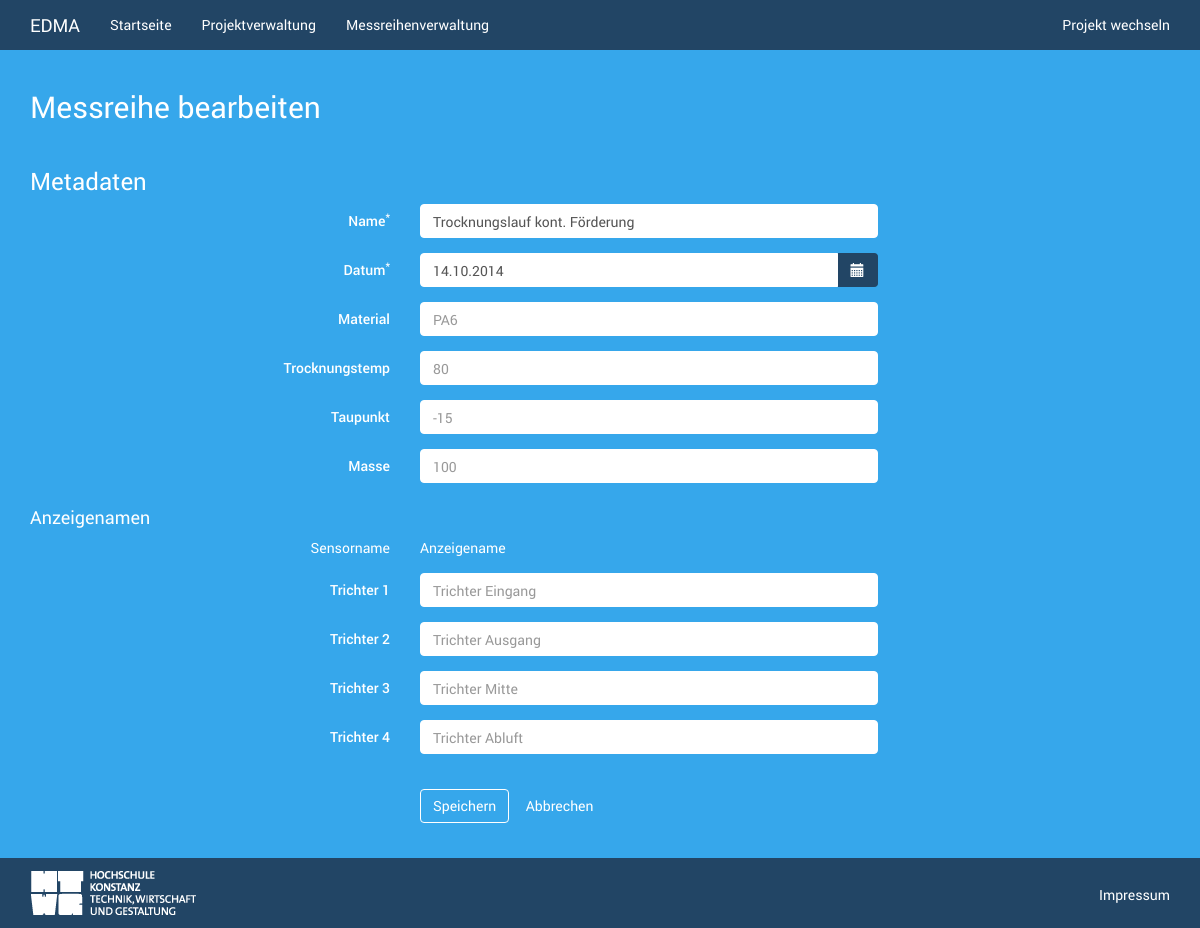
/03_System/messreihen.php?id=1 (signed in), run on the app's committed database.
### tables this page shows
CREATE TABLE `messreihe` (
`id` mediumint(8) unsigned NOT NULL,
  `messreihenname` varchar(80) NOT NULL,
  `datum` date NOT NULL,
  `projekt_id` smallint(5) unsigned NOT NULL
);

CREATE TABLE `messreihe_metainfo` (
  `messreihe_id` mediumint(8) unsigned NOT NULL,
  `metainfo_id` smallint(5) unsigned NOT NULL,
  `metawert` varchar(80) NOT NULL
);

CREATE TABLE `metainfo` (
`id` smallint(5) unsigned NOT NULL,
  `metaname` varchar(80) NOT NULL,
  `datentyp_id` tinyint(3) unsigned NOT NULL
);

CREATE TABLE `messreihe_sensor` (
  `messreihe_id` mediumint(8) unsigned NOT NULL,
  `sensor_id` smallint(5) unsigned NOT NULL,
  `anzeigename` varchar(75) NOT NULL
);

CREATE TABLE `sensor` (
`id` smallint(5) unsigned NOT NULL,
  `sensorname` varchar(100) NOT NULL
);

### 03_System/core/init.php (called while the page is built, shortened)
<?php
function autoload($class, $dir = null) {
    if (is_null($dir))
        $dir = 'classes/';
}
require_once 'functions/sanitize.php';

### 03_System/classes/Config.php (called while the page is built)
<?php
class Config {
    public static function get($path = null) {
        if ($path) {
            $config = $GLOBALS['config'];
            $path = explode('/', $path);
            foreach ($path as $bit) {
                if (isset($config[$bit])) {
                    $config = $config[$bit];
                }
            }
            return $config;
        }
    }
}

### 03_System/classes/DB.php (called while the page is built, shortened)
<?php
require_once 'core/init.php';
class DB {
    private static $_instance = null;
    private $_pdo,
            $_query,
            $_error = false,
            $_results,
            $_count = 0;
    private function __construct() {
        try {
            $this->_pdo = new PDO('mysql:host=' . Config::get('mysql/host') . ';dbname=' . Config::get('mysql/db') . ';charset=UTF8', Config::get('mysql/username'), Config::get('mysql/password'));
        } catch (PDOException $e) {
            die($e->getMessage());
        }
    }
    public static function getInstance() {
        if (!isset(self::$_instance)) {
            self::$_instance = new DB();
        }
        return self::$_instance;
    }
    public function query($sql, $params = array()) {
        $this->_error = false;
        $this->_count = 0;
        $this->_results = array();
        if ($this->_query = $this->_pdo->prepare($sql)) {
            $x = 1;
            if (count($params)) {
                foreach ($params as $param) {
                    $this->_query->bindValue($x, $param);
                    $x++;
                }
            }
            if ($this->_query->execute()) {
                $this->_results = $this->_query->fetchAll(PDO::FETCH_OBJ);
                $this->_count = $this->_query->rowCount();
            } else {
                $this->_error = true;
            }
        } else {
            $this->_error = true;
        }
        return $this;
    }
    private function action($action, $table, $where = array()) {
        if (count($where) === 3) {
            $operators = array('=', '>', '<', '>=', '<=');
            $field = $where[0];
            $operator = $where[1];
            $value = $where[2];
            if (in_array($operator, $operators)) {
                $sql = "{$action} FROM {$table} WHERE {$field} {$operator} ?";
                if (!$this->query($sql, array($value))->error()) {
                    return $this;
                }
            }
        }
        return false;
    }
    public function get($table, $where) {
        return $this->action('SELECT *', $table, $where);
    }
    public function results() {
        return $this->_results;
    }
    public function first() {
        return $this->results()[0];
    }
    public function error() {
        return $this->_error;
    }
    public function count() {
        return $this->_count;
    }
}

### 03_System/classes/Projekt.php (called while the page is built, shortened)
<?php
class Projekt {
    private $_db,
            $_data,
            $_sessionName,
            $_isMaster,
            $_isLoggedIn;
    public function __construct($projekt = null) {
        $this->_db = DB::getInstance();
        $this->_sessionName = Config::get('session/session_name');
        if (!$projekt) {
            if (Session::exists($this->_sessionName)) {
                $projekt = Session::get($this->_sessionName);
                if (Session::exists('master')) {
                    $this->_isMaster = true;
                }
                if ($projekt === 'Neues Projekt' or $this->find($projekt)) {
                    $this->_isLoggedIn = true;
                }
            }
        } else {
            $this->find($projekt);
        }
    }
    private function find($projekt = null) {
        if ($projekt) {
            if ($projekt === 'new') {
                $this->_data->id = 'Neues Projekt';
                return true;
            } else {
                $field = (is_numeric($projekt)) ? 'id' : 'projektname';
                $data = $this->_db->get('projekt', array($field, '=', $projekt));
                if ($data->count()) {
                    $this->_data = $data->first();
                    return true;
                }
            }
        }
    }
    public function isLoggedIn() {
        return $this->_isLoggedIn;
    }
    public function isMaster() {
        return $this->_isMaster;
    }
}

### 03_System/classes/Session.php (called while the page is built, shortened)
<?php
class Session {
    public static function exists($name) {
        return (isset($_SESSION[$name])) ? true : false;
    }
    public static function get($name) {
        return $_SESSION[$name];
    }
}

### 03_System/classes/Input.php (called while the page is built, shortened)
<?php
class Input {
    public static function exists($type = 'post') {
        switch ($type) {
            case 'post':
                return (!empty($_POST)) ? true : false;
            case 'get':
                return (!empty($_GET)) ? true : false;
        }
    }
    public static function get($item) {
        if (isset($_POST[$item])) {
            return $_POST[$item];
        } else if (isset($_GET[$item])) {
            return $_GET[$item];
        }
        return '';
    }
}

### 03_System/functions/sanitize.php (called while the page is built, shortened)
<?php
function escape($string) {
    return htmlentities($string, ENT_QUOTES, 'UTF-8');
}

### 03_System/classes/Utils.php (called while the page is built, shortened)
<?php
class Utils {
    public static function convertDate($date) {
        if (strpos($date, '-')) {
            $date = date("d.m.Y", strtotime($date));
        } else {
            $date = date("Y-m-d", strtotime($date));
        }
        return $date;
    }
}

### 03_System/messreihen.php (the view, shortened to what this page needs)
<?php
require_once 'header.php';
$db = DB::getInstance();
?>
<?php if (Input::exists('get')) : ?>
    <?php $inp = Input::get('id'); ?>
    <?php if ($inp === 'neu') : ?>
        <div class="row">
            <div class="col-sm-12">
                <h2>Messreihe importieren</h2>
            </div>
        </div>
        <form class="form-horizontal" role="form" method="post" enctype="multipart/form-data">
            <div class="form-group">
                <label for="datei" class="col-sm-4 control-label">Datei auswählen</label>
                <div class="col-sm-5">
                    <input class="control-label" name="file" id="files" type="file" data-maxsize="<?php echo Utils::convertBytes(ini_get('post_max_size')); ?>" data-projektid="<?php echo $projekt->data()->id ?>">
                </div>
                <div class="col-sm-5 col-sm-offset-4">
                    <small>Max: <?php echo ini_get('post_max_size'); ?></small>
                </div>
            </div>
            <div class="form-group">
                <div class="col-sm-offset-4 col-sm-5">
                    <button type="button" id="upload" class="btn btn-default">Importieren</button>
                </div>
            </div>
            <div class="upload-progress"></div>
            <div id="response-box"></div>
            <hr>
            <div class="form-group">
                <div class="col-sm-5 col-sm-offset-4">
                    <a href="messreihen.php" type="button" class="btn btn-default">Zurück zur Übersicht</a>
                </div>
            </div>
        </form>
        <script>
            $('#upload').click(function (event) {
                var f = $('#files')[0];
                var responseBox = $('#response-box');
                var button = $('#upload');
                var maxSize = $('#files').data('maxsize');
                var progressBar = $('.upload-progress');
                var projektID = $('#files').data('projektid');
                responseBox.empty();
                event.preventDefault();
                button.blur();
                app.uploader({
                    files: f,
                    function: 'upload',
                    element: {
                        name: 'messreihe'
                    },
                    progress: progressBar,
                    maxsize: maxSize,
                    processor: 'ajaxHandler.php',
                    projektID: projektID,
                    finished: function (data) {
                        var msg = convertArray(data);
                        progressBar.width(0);
                        responseBox.append(msg);
                    },
                    error: function (data) {
                        var errorMsg = convertArray(data);
                        responseBox.append(errorMsg);
                    }
                });
            });
        </script>
    <?php elseif (is_numeric($inp)) : ?>
        <div class="row">
            <div class="col-sm-12">
                <h2>Messreihe bearbeiten</h2>
            </div>
        </div>
        <?php
        $messreihe = $db->get('messreihe', array('id', '=', $inp));
        if (!$messreihe->error()) :
        ?>
            <div class="row">
                <div class="col-sm-12">
                    <h3>Metadaten</h3>
                </div>
            </div>
            <form class="form-horizontal" role="form" action="messreihen.php" method="post" enctype="multipart/form-data">
                <div class="form-group">
                    <label for="name" class="col-sm-4 control-label">Name<sup>*</sup></label>
                    <div class="col-sm-5">
                        <input type="text" class="form-control" name="name" id="name" placeholder="Name" value="<?php echo ($messreiheName = $messreihe->first()->messreihenname) ? escape($messreiheName) : ''; ?>">
                    </div>
                </div>
                <div class="form-group">
                    <label for="datum" class="col-sm-4 control-label">Datum<sup>*</sup></label>
                    <div class="col-sm-5">
                        <div class="input-group date">
                            <input type="text" class="form-control" name="datum" id="datum" placeholder="Datum" value="<?php echo escape($datum = $messreihe->first()->datum) ? escape(Utils::convertDate($datum)) : ''; ?>">
                            <span class="btn btn-primary input-group-addon"><i class="glyphicon glyphicon-calendar" aria-hidden="true"></i></span>
                        </div>
                    </div>
                </div>
                <?php
                $sql = "SELECT metainfo.metaname, metainfo.id, messreihe_metainfo.metawert FROM metainfo INNER JOIN messreihe_metainfo ON metainfo.id = messreihe_metainfo.metainfo_id WHERE messreihe_metainfo.messreihe_id = ?";
                $db->query($sql, array($messreihe->first()->id));
                $metadaten = $db->results();
                ?>
                <?php if (!empty($metadaten)) : ?>
                    <?php foreach ($metadaten as $metaeintrag) : ?>
                    <div class="form-group">
                        <label for="metaeintrag[<?php echo escape($metaeintrag->id); ?>]" class="col-sm-4 control-label"><?php echo escape($metaeintrag->metaname); ?></label>
                        <div class="col-sm-5">
                            <input type="text" class="form-control" name="metaeintrag[<?php echo escape($metaeintrag->id); ?>]" id="metaeintrag[<?php echo escape($metaeintrag->id); ?>]" placeholder="<?php echo escape($metaeintrag->metawert) ?>" >
                        </div>
                    </div>
                    <?php endforeach; ?>
                <?php endif ?>
                <div class="row">
                    <div class="col-sm-12">
                        <h4>Anzeigenamen</h4>
                    </div>
                </div>
                <div class="form-group">
                    <div class="col-sm-4 text-right">
                        Sensorname
                    </div>
                    <div class="col-sm-5">
                        Anzeigename
                    </div>
                </div>
                <?php
                $db->query('SELECT sensor.sensorname, sensor.id, messreihe_sensor.anzeigename FROM messreihe_sensor INNER JOIN sensor on messreihe_sensor.sensor_id = sensor.id WHERE messreihe_sensor.messreihe_id = ?', array($projekt->data()->id));
                $sensoren = $db->results();
                ?>
                <?php foreach ($sensoren as $sensor) : ?>
                <div class="form-group">
                    <label for="sensoren[<?php echo $sensor->id; ?>]" class="col-sm-4 control-label"><?php echo escape($sensor->sensorname); ?></label>
                    <div class="col-sm-5">
                        <input type="text" class="form-control" name="sensoren[<?php echo $sensor->id; ?>]" id="sensoren[<?php echo $sensor->id; ?>]" placeholder="<?php echo $sensor->anzeigename; ?>" >
                    </div>
                </div>
                <?php endforeach; ?>
                <br>
                <div class="form-group">
                    <div class="col-sm-offset-4 col-sm-5">
                        <button type="submit" class="btn btn-default">Speichern</button>
                        <a href="messreihen.php" class="btn btn-link">Abbrechen</a>
                    </div>
                </div>
            </form>
        <?php endif; ?>
    <?php endif; ?>
<?php endif; ?>
<?php
require_once 'footer.php';

### 03_System/header.php (shortened to what this page needs)
<?php
require_once 'core/init.php';
$projekt = new Projekt();
?>
<!DOCTYPE html>
<html lang="de">
    <head>
        <link href="css/bootstrap.min.css" rel="stylesheet">
        <link href="css/vendor/datepicker.css" rel="stylesheet">
        <link href="css/bootstrap-theme.css" rel="stylesheet">
        <link href="css/julicss.css" rel="stylesheet">
    </head>
    <body>
        <nav class="navbar navbar-default navbar-static-top" role="navigation">
            <div class="container">
                <div class="navbar-header">
                    <a class="navbar-brand" href="index.php">EDMA</a>
                </div>
                <div id="navbar" class="navbar-collapse collapse">
                    <?php if ($projekt->isLoggedIn()) : ?>
                        <ul class="nav navbar-nav">
                            <?php if ($projekt->isMaster()) : ?>
                                <li><a href="index.php">Startseite</a></li>
                                <li><a href="projekt.php">Projektverwaltung</a></li>
                                <li><a href="messreihen.php">Messreihenverwaltung</a></li>
                            <?php endif; ?>
                        </ul>
                        <ul class="nav navbar-nav navbar-right">
                            <li><a href="logout.php">Projekt wechseln</a></li>
                        </ul>
                    <?php endif; ?>
                </div>
            </div>
        </nav>
        <div class="container page-wrap">

### 03_System/footer.php (shortened to what this page needs)
        </div>
        <footer class="footer">
            <div class="container">
                <div class="row">
                    <div class="col-xs-12">
                        <img src="images/logo_de.png">
                        <ul class="list-unstyled pull-right">
                            <li>
                                <a href="http://www.htwg-konstanz.de/Impressum.17.0.html" target="_blank" title="Neue Seite: Das Impressum der HTWG-Konstanz">Impressum</a>
                            </li>
                        </ul>
                    </div>
                </div>
            </div>
        </footer>
    </body>
</html>

### 03_System/css/julicss.css (style rules this page uses)
input { color: black; }

### data on the page
messreihe: name "Trocknungslauf kont. Förderung", datum "14.10.2014"
messreihe_metainfo: metainfo.metaname "Material", metawert "PA6"
messreihe_metainfo: metainfo.metaname "Trocknungstemp", metawert "80"
messreihe_metainfo: metainfo.metaname "Taupunkt", metawert "-15"
messreihe_metainfo: metainfo.metaname "Masse", metawert "100"
messreihe_sensor: sensor.sensorname "Trichter 1", anzeigename "Trichter Eingang"
messreihe_sensor: sensor.sensorname "Trichter 2", anzeigename "Trichter Ausgang"
messreihe_sensor: sensor.sensorname "Trichter 3", anzeigename "Trichter Mitte"
messreihe_sensor: sensor.sensorname "Trichter 4", anzeigename "Trichter Abluft"
